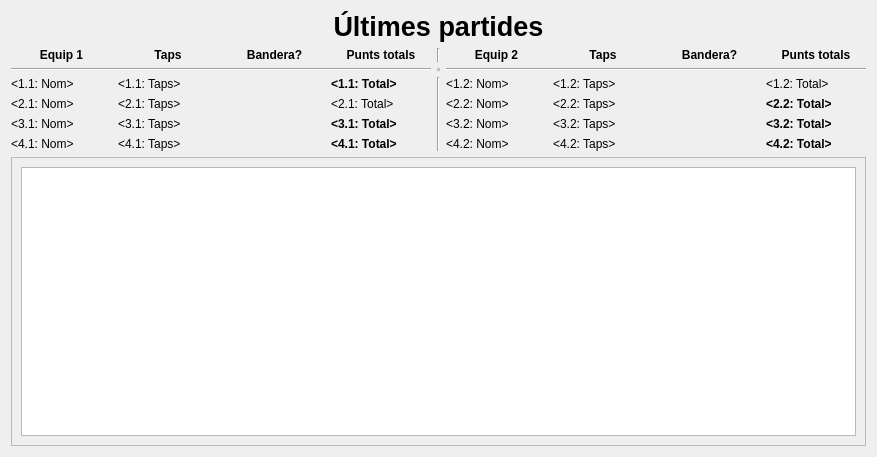
<?xml version="1.0" encoding="UTF-8"?>
<ui version="4.0">
 <class>PantallaPuntuacio</class>
 <widget class="QWidget" name="PantallaPuntuacio">
  <property name="enabled">
   <bool>true</bool>
  </property>
  <property name="geometry">
   <rect>
    <x>0</x>
    <y>0</y>
    <width>877</width>
    <height>457</height>
   </rect>
  </property>
  <property name="windowTitle">
   <string>Puntuacions RoboCAT</string>
  </property>
  <layout class="QVBoxLayout" name="verticalLayout">
   <item>
    <widget class="QLabel" name="ultimesPartidesHeader">
     <property name="sizePolicy">
      <sizepolicy hsizetype="Preferred" vsizetype="Maximum">
       <horstretch>0</horstretch>
       <verstretch>0</verstretch>
      </sizepolicy>
     </property>
     <property name="font">
      <font>
       <pointsize>20</pointsize>
       <weight>75</weight>
       <bold>true</bold>
      </font>
     </property>
     <property name="text">
      <string>Últimes partides</string>
     </property>
     <property name="alignment">
      <set>Qt::AlignCenter</set>
     </property>
    </widget>
   </item>
   <item>
    <layout class="QGridLayout" name="gridLayout">
     <item row="3" column="7">
      <widget class="QLabel" name="bandera22">
       <property name="sizePolicy">
        <sizepolicy hsizetype="Ignored" vsizetype="Ignored">
         <horstretch>0</horstretch>
         <verstretch>0</verstretch>
        </sizepolicy>
       </property>
       <property name="minimumSize">
        <size>
         <width>32</width>
         <height>32</height>
        </size>
       </property>
       <property name="text">
        <string/>
       </property>
       <property name="pixmap">
        <pixmap resource="resources.qrc">:/images/bandera.png</pixmap>
       </property>
       <property name="scaledContents">
        <bool>true</bool>
       </property>
      </widget>
     </item>
     <item row="2" column="5">
      <widget class="QLabel" name="equip12">
       <property name="text">
        <string>&lt;1.2: Nom&gt;</string>
       </property>
      </widget>
     </item>
     <item row="3" column="8">
      <widget class="QLabel" name="punts22">
       <property name="font">
        <font>
         <weight>75</weight>
         <bold>true</bold>
        </font>
       </property>
       <property name="text">
        <string>&lt;2.2: Total&gt;</string>
       </property>
      </widget>
     </item>
     <item row="2" column="1">
      <widget class="QLabel" name="taps11">
       <property name="text">
        <string>&lt;1.1: Taps&gt;</string>
       </property>
      </widget>
     </item>
     <item row="4" column="6">
      <widget class="QLabel" name="taps32">
       <property name="text">
        <string>&lt;3.2: Taps&gt;</string>
       </property>
      </widget>
     </item>
     <item row="2" column="0">
      <widget class="QLabel" name="equip11">
       <property name="text">
        <string>&lt;1.1: Nom&gt;</string>
       </property>
      </widget>
     </item>
     <item row="2" column="6">
      <widget class="QLabel" name="taps12">
       <property name="text">
        <string>&lt;1.2: Taps&gt;</string>
       </property>
      </widget>
     </item>
     <item row="0" column="8">
      <widget class="QLabel" name="punts2Header">
       <property name="font">
        <font>
         <weight>75</weight>
         <bold>true</bold>
        </font>
       </property>
       <property name="text">
        <string>Punts totals</string>
       </property>
       <property name="alignment">
        <set>Qt::AlignCenter</set>
       </property>
      </widget>
     </item>
     <item row="4" column="8">
      <widget class="QLabel" name="punts32">
       <property name="font">
        <font>
         <weight>75</weight>
         <bold>true</bold>
        </font>
       </property>
       <property name="text">
        <string>&lt;3.2: Total&gt;</string>
       </property>
      </widget>
     </item>
     <item row="4" column="5">
      <widget class="QLabel" name="equip32">
       <property name="text">
        <string>&lt;3.2: Nom&gt;</string>
       </property>
      </widget>
     </item>
     <item row="1" column="4">
      <widget class="QFrame" name="frame">
       <property name="frameShape">
        <enum>QFrame::StyledPanel</enum>
       </property>
       <property name="frameShadow">
        <enum>QFrame::Sunken</enum>
       </property>
      </widget>
     </item>
     <item row="4" column="2">
      <widget class="QLabel" name="bandera31">
       <property name="sizePolicy">
        <sizepolicy hsizetype="Ignored" vsizetype="Ignored">
         <horstretch>0</horstretch>
         <verstretch>0</verstretch>
        </sizepolicy>
       </property>
       <property name="minimumSize">
        <size>
         <width>32</width>
         <height>32</height>
        </size>
       </property>
       <property name="text">
        <string/>
       </property>
       <property name="pixmap">
        <pixmap resource="resources.qrc">:/images/bandera.png</pixmap>
       </property>
       <property name="scaledContents">
        <bool>true</bool>
       </property>
      </widget>
     </item>
     <item row="3" column="1">
      <widget class="QLabel" name="taps21">
       <property name="text">
        <string>&lt;2.1: Taps&gt;</string>
       </property>
      </widget>
     </item>
     <item row="1" column="0" colspan="4">
      <widget class="Line" name="line_2">
       <property name="orientation">
        <enum>Qt::Horizontal</enum>
       </property>
      </widget>
     </item>
     <item row="0" column="5">
      <widget class="QLabel" name="equip2Header">
       <property name="font">
        <font>
         <weight>75</weight>
         <bold>true</bold>
        </font>
       </property>
       <property name="text">
        <string>Equip 2</string>
       </property>
       <property name="alignment">
        <set>Qt::AlignCenter</set>
       </property>
      </widget>
     </item>
     <item row="3" column="2">
      <widget class="QLabel" name="bandera21">
       <property name="sizePolicy">
        <sizepolicy hsizetype="Ignored" vsizetype="Ignored">
         <horstretch>0</horstretch>
         <verstretch>0</verstretch>
        </sizepolicy>
       </property>
       <property name="minimumSize">
        <size>
         <width>32</width>
         <height>32</height>
        </size>
       </property>
       <property name="text">
        <string/>
       </property>
       <property name="pixmap">
        <pixmap resource="resources.qrc">:/images/bandera.png</pixmap>
       </property>
       <property name="scaledContents">
        <bool>true</bool>
       </property>
      </widget>
     </item>
     <item row="4" column="1">
      <widget class="QLabel" name="taps31">
       <property name="text">
        <string>&lt;3.1: Taps&gt;</string>
       </property>
      </widget>
     </item>
     <item row="2" column="3">
      <widget class="QLabel" name="punts11">
       <property name="font">
        <font>
         <weight>75</weight>
         <bold>true</bold>
        </font>
       </property>
       <property name="text">
        <string>&lt;1.1: Total&gt;</string>
       </property>
      </widget>
     </item>
     <item row="0" column="7">
      <widget class="QLabel" name="bandera2Header">
       <property name="font">
        <font>
         <weight>75</weight>
         <bold>true</bold>
        </font>
       </property>
       <property name="text">
        <string>Bandera?</string>
       </property>
       <property name="alignment">
        <set>Qt::AlignCenter</set>
       </property>
      </widget>
     </item>
     <item row="2" column="8">
      <widget class="QLabel" name="punts12">
       <property name="text">
        <string>&lt;1.2: Total&gt;</string>
       </property>
      </widget>
     </item>
     <item row="0" column="4">
      <widget class="Line" name="line_3">
       <property name="orientation">
        <enum>Qt::Vertical</enum>
       </property>
      </widget>
     </item>
     <item row="2" column="7">
      <widget class="QLabel" name="bandera12">
       <property name="sizePolicy">
        <sizepolicy hsizetype="Ignored" vsizetype="Ignored">
         <horstretch>0</horstretch>
         <verstretch>0</verstretch>
        </sizepolicy>
       </property>
       <property name="minimumSize">
        <size>
         <width>32</width>
         <height>32</height>
        </size>
       </property>
       <property name="text">
        <string/>
       </property>
       <property name="pixmap">
        <pixmap resource="resources.qrc">:/images/bandera.png</pixmap>
       </property>
       <property name="scaledContents">
        <bool>true</bool>
       </property>
      </widget>
     </item>
     <item row="1" column="5" colspan="4">
      <widget class="Line" name="line_4">
       <property name="orientation">
        <enum>Qt::Horizontal</enum>
       </property>
      </widget>
     </item>
     <item row="0" column="0">
      <widget class="QLabel" name="equip1Header">
       <property name="font">
        <font>
         <weight>75</weight>
         <bold>true</bold>
        </font>
       </property>
       <property name="text">
        <string>Equip 1</string>
       </property>
       <property name="alignment">
        <set>Qt::AlignCenter</set>
       </property>
      </widget>
     </item>
     <item row="2" column="2">
      <widget class="QLabel" name="bandera11">
       <property name="sizePolicy">
        <sizepolicy hsizetype="Ignored" vsizetype="Ignored">
         <horstretch>0</horstretch>
         <verstretch>0</verstretch>
        </sizepolicy>
       </property>
       <property name="minimumSize">
        <size>
         <width>32</width>
         <height>32</height>
        </size>
       </property>
       <property name="text">
        <string/>
       </property>
       <property name="pixmap">
        <pixmap resource="resources.qrc">:/images/bandera.png</pixmap>
       </property>
       <property name="scaledContents">
        <bool>true</bool>
       </property>
      </widget>
     </item>
     <item row="0" column="2">
      <widget class="QLabel" name="bandera1Header">
       <property name="font">
        <font>
         <weight>75</weight>
         <bold>true</bold>
        </font>
       </property>
       <property name="text">
        <string>Bandera?</string>
       </property>
       <property name="alignment">
        <set>Qt::AlignCenter</set>
       </property>
      </widget>
     </item>
     <item row="4" column="0">
      <widget class="QLabel" name="equip31">
       <property name="text">
        <string>&lt;3.1: Nom&gt;</string>
       </property>
      </widget>
     </item>
     <item row="4" column="3">
      <widget class="QLabel" name="punts31">
       <property name="font">
        <font>
         <weight>75</weight>
         <bold>true</bold>
        </font>
       </property>
       <property name="text">
        <string>&lt;3.1: Total&gt;</string>
       </property>
      </widget>
     </item>
     <item row="0" column="6">
      <widget class="QLabel" name="taps2Header">
       <property name="font">
        <font>
         <weight>75</weight>
         <bold>true</bold>
        </font>
       </property>
       <property name="text">
        <string>Taps</string>
       </property>
       <property name="alignment">
        <set>Qt::AlignCenter</set>
       </property>
      </widget>
     </item>
     <item row="4" column="7">
      <widget class="QLabel" name="bandera32">
       <property name="sizePolicy">
        <sizepolicy hsizetype="Ignored" vsizetype="Ignored">
         <horstretch>0</horstretch>
         <verstretch>0</verstretch>
        </sizepolicy>
       </property>
       <property name="minimumSize">
        <size>
         <width>32</width>
         <height>32</height>
        </size>
       </property>
       <property name="text">
        <string/>
       </property>
       <property name="pixmap">
        <pixmap resource="resources.qrc">:/images/bandera.png</pixmap>
       </property>
       <property name="scaledContents">
        <bool>true</bool>
       </property>
      </widget>
     </item>
     <item row="3" column="5">
      <widget class="QLabel" name="equip22">
       <property name="text">
        <string>&lt;2.2: Nom&gt;</string>
       </property>
      </widget>
     </item>
     <item row="0" column="3">
      <widget class="QLabel" name="punts1Header">
       <property name="font">
        <font>
         <weight>75</weight>
         <bold>true</bold>
        </font>
       </property>
       <property name="text">
        <string>Punts totals</string>
       </property>
       <property name="alignment">
        <set>Qt::AlignCenter</set>
       </property>
      </widget>
     </item>
     <item row="3" column="0">
      <widget class="QLabel" name="equip21">
       <property name="text">
        <string>&lt;2.1: Nom&gt;</string>
       </property>
      </widget>
     </item>
     <item row="3" column="3">
      <widget class="QLabel" name="punts21">
       <property name="text">
        <string>&lt;2.1: Total&gt;</string>
       </property>
      </widget>
     </item>
     <item row="0" column="1">
      <widget class="QLabel" name="taps1Header">
       <property name="font">
        <font>
         <weight>75</weight>
         <bold>true</bold>
        </font>
       </property>
       <property name="text">
        <string>Taps</string>
       </property>
       <property name="alignment">
        <set>Qt::AlignCenter</set>
       </property>
      </widget>
     </item>
     <item row="3" column="6">
      <widget class="QLabel" name="taps22">
       <property name="text">
        <string>&lt;2.2: Taps&gt;</string>
       </property>
      </widget>
     </item>
     <item row="5" column="0">
      <widget class="QLabel" name="equip41">
       <property name="text">
        <string>&lt;4.1: Nom&gt;</string>
       </property>
      </widget>
     </item>
     <item row="5" column="1">
      <widget class="QLabel" name="taps41">
       <property name="text">
        <string>&lt;4.1: Taps&gt;</string>
       </property>
      </widget>
     </item>
     <item row="5" column="2">
      <widget class="QLabel" name="bandera41">
       <property name="sizePolicy">
        <sizepolicy hsizetype="Ignored" vsizetype="Ignored">
         <horstretch>0</horstretch>
         <verstretch>0</verstretch>
        </sizepolicy>
       </property>
       <property name="minimumSize">
        <size>
         <width>32</width>
         <height>32</height>
        </size>
       </property>
       <property name="text">
        <string/>
       </property>
       <property name="pixmap">
        <pixmap resource="resources.qrc">:/images/bandera.png</pixmap>
       </property>
       <property name="scaledContents">
        <bool>true</bool>
       </property>
      </widget>
     </item>
     <item row="5" column="3">
      <widget class="QLabel" name="punts41">
       <property name="font">
        <font>
         <weight>75</weight>
         <bold>true</bold>
        </font>
       </property>
       <property name="text">
        <string>&lt;4.1: Total&gt;</string>
       </property>
      </widget>
     </item>
     <item row="5" column="5">
      <widget class="QLabel" name="equip42">
       <property name="text">
        <string>&lt;4.2: Nom&gt;</string>
       </property>
      </widget>
     </item>
     <item row="5" column="6">
      <widget class="QLabel" name="taps42">
       <property name="text">
        <string>&lt;4.2: Taps&gt;</string>
       </property>
      </widget>
     </item>
     <item row="5" column="7">
      <widget class="QLabel" name="bandera42">
       <property name="sizePolicy">
        <sizepolicy hsizetype="Ignored" vsizetype="Ignored">
         <horstretch>0</horstretch>
         <verstretch>0</verstretch>
        </sizepolicy>
       </property>
       <property name="minimumSize">
        <size>
         <width>32</width>
         <height>32</height>
        </size>
       </property>
       <property name="text">
        <string/>
       </property>
       <property name="pixmap">
        <pixmap resource="resources.qrc">:/images/bandera.png</pixmap>
       </property>
       <property name="scaledContents">
        <bool>true</bool>
       </property>
      </widget>
     </item>
     <item row="5" column="8">
      <widget class="QLabel" name="punts42">
       <property name="font">
        <font>
         <weight>75</weight>
         <bold>true</bold>
        </font>
       </property>
       <property name="text">
        <string>&lt;4.2: Total&gt;</string>
       </property>
      </widget>
     </item>
     <item row="2" column="4" rowspan="4">
      <widget class="Line" name="line">
       <property name="orientation">
        <enum>Qt::Vertical</enum>
       </property>
      </widget>
     </item>
    </layout>
   </item>
   <item>
    <widget class="QScrollArea" name="scrollArea">
     <property name="widgetResizable">
      <bool>true</bool>
     </property>
     <widget class="QWidget" name="scrollAreaWidgetContents">
      <property name="geometry">
       <rect>
        <x>0</x>
        <y>0</y>
        <width>855</width>
        <height>198</height>
       </rect>
      </property>
      <layout class="QVBoxLayout" name="verticalLayout_2">
       <item>
        <widget class="QTableView" name="taulaClassificacio">
         <property name="alternatingRowColors">
          <bool>true</bool>
         </property>
         <property name="selectionMode">
          <enum>QAbstractItemView::NoSelection</enum>
         </property>
        </widget>
       </item>
      </layout>
     </widget>
    </widget>
   </item>
  </layout>
 </widget>
 <resources>
  <include location="resources.qrc"/>
 </resources>
 <connections/>
</ui>
